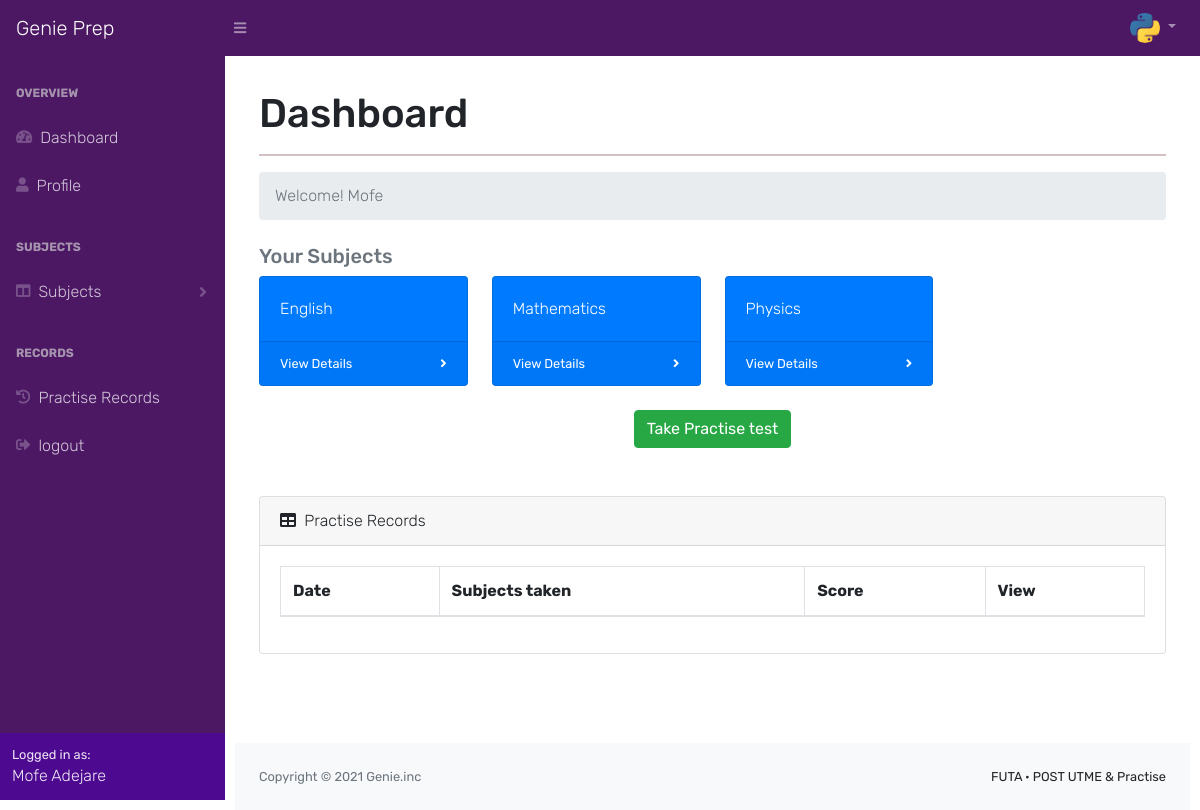
The page /dashboard (signed in) on the database its author committed.
### account/models.py (models this page shows, shortened)
class Genie_Users(models.Model):
    GENDER_CHOICES = (
        ('M', 'Male'),
        ('F', 'Female'),
    )
    """
    SCHOOLS = (
        ('FUTA', 'Federal University Of Technology Akure'),
    )
    """
    genieID = models.CharField(max_length=30)
    profileimg = models.ImageField(
        upload_to='profilepics', default='/static/img/profile_placeholder.jpg')
    first_name = models.CharField(max_length=100)
    last_name = models.CharField(max_length=100)
    gender = models.CharField(max_length=1, choices=GENDER_CHOICES)
    email = models.EmailField(max_length=100, unique=True)
    phone_number = models.CharField(max_length=20)
    username = models.CharField(max_length=20, null=False)
    password = models.CharField(max_length=100)
    subjects = models.ManyToManyField(Subjects)
    institution = models.ForeignKey(Schools, on_delete=models.CASCADE)
    course = models.ForeignKey(Courses, on_delete=models.CASCADE)
    cutoff = models.CharField(max_length=20)
    jamb_score = models.CharField(max_length=20)
    asp_score = models.CharField(max_length=20)
    date_joined = models.DateTimeField(auto_now_add=False, auto_now=True)
    class Meta:
        ordering = ('date_joined')
    class Meta:
        db_table = "Users_tb"
        verbose_name = "Genie User"
        verbose_name_plural = "Genie Users"

### practise/models.py (models this page shows, shortened)
class Subjects(models.Model):
    code = models.CharField(max_length=20)
    name = models.CharField(max_length=100)
    short_name = models.CharField(max_length=30)
    date_added = models.DateTimeField(auto_now_add=False, auto_now=True)
    class Meta:
        ordering = ('date_added')
    class Meta:
        db_table = "Subjects_tb"
        verbose_name = "Subject"
        verbose_name_plural = "Subjects"

### account/views.py (the view)
# urls.py: path('dashboard', views.dashview, name="dashboard"),
def dashview(request):
    try:
        userID = request.session['GenieUser']
    except:
        return redirect('login')
    user = Genie_Users.objects.get(id=userID)
    subj = [{'code':s.code, 'name':s.name } for s in user.subjects.all() ]
    record_logs = TestLogs.objects.filter(Uid=user.id)
    response = render(request, 'dashboard/dashmain.html', {'user':user, 'records':record_logs})
    response.set_cookie('subjects', str(subj))
    return response

### templates/dashboard/dashmain.html (shortened to what this page needs)
{% extends 'dashboard/dashBase.html' %}{% load static %} {% block nav-content %}
<a class="nav-link dropdown-toggle" id="userDropdown" href="#" role="button" data-toggle="dropdown" aria-haspopup="true" aria-expanded="false">
    <i>
        <img src="/media/{{user.profileimg}}" class="img-responsive img-circle visible-lg visible-md visible-sm" alt="Profile Image" width="30px" height="30px" style="border-radius: 50%;">
    </i>
</a>
{% endblock %} {% block content %}
<div id="layoutSidenav">
    <div id="layoutSidenav_nav">
        <nav class="sb-sidenav accordion sb-sidenav-dash" id="sidenavAccordion">
            <div class="sb-sidenav-menu">
                <div class="nav">
                    <div class="sb-sidenav-menu-heading">Overview</div>
                    <a class="nav-link" id="dash-btn" href="#dashboard">
                        <div class="sb-nav-link-icon"><i class="fas fa-tachometer-alt"></i></div>
                        Dashboard
                    </a>
                    <a class="nav-link" id="profile-btn" href="#profile">
                        <div class="sb-nav-link-icon"><i class="fas fa-user"></i></div>
                        Profile
                    </a>
                    <div class="sb-sidenav-menu-heading">Subjects</div>
                    <a class="nav-link collapsed" href="#subjects" data-toggle="collapse" data-target="#collapseLayouts" aria-expanded="false" aria-controls="collapseLayouts">
                        <div class="sb-nav-link-icon"><i class="fas fa-columns"></i></div>
                        Subjects
                        <div class="sb-sidenav-collapse-arrow"><i class="fas fa-angle-down"></i></div>
                    </a>
                    <div class="sb-sidenav-menu-heading">Records</div>
                    <a class="nav-link" id="record-btn" href="#record">
                        <div class="sb-nav-link-icon"><i class="fas fa-history"></i></div>
                        Practise Records
                    </a>
                    <a class="nav-link" href="/">
                        <div class="sb-nav-link-icon"><i class="fas fa-sign-out-alt"></i></div>
                        logout
                    </a>
                </div>
            </div>
            <div class="sb-sidenav-footer-dash">
                <div class="small">Logged in as:</div>
                {{user.first_name}} {{user.last_name}}
            </div>
        </nav>
    </div>
    <div id="layoutSidenav_content">
        <main>
            <div class="container-fluid">
                <div id="dashy">
                    <h1 class="mt-4">Dashboard</h1>
                    <hr>
                    <nav aria-label="breadcrumb" class="main-breadcrumb">
                        <ol class="breadcrumb mb-4">
                            <li class="breadcrumb-item active">Welcome! {{user.first_name}}</li>
                        </ol>
                    </nav>
                    <h5 class="text-muted">Your Subjects</h5>
                    <div class="row">
                        {% for sub in user.subjects.all %}
                        <div class="col-xl-3 col-md-6">
                            <div class="card bg-primary text-white mb-4">
                                <div class="card-body">{{sub.name}}</div>
                                <div class="card-footer d-flex align-items-center justify-content-between">
                                    <a class="small text-white stretched-link" href="#">View Details</a>
                                    <div class="small text-white"><i class="fas fa-angle-right"></i></div>
                                </div>
                            </div>
                        </div>
                        {% endfor %}
                    </div>
                    <div class="row text-center mb-5 mt-0">
                        <div class="col">
                            <a class="btn btn-success" href="{% url 'practise' %}">Take Practise test</a>
                        </div>
                    </div>
                    <div class="card mb-4">
                        <div class="card-header">
                            <i class="fas fa-table mr-1"></i> Practise Records
                        </div>
                        <div class="card-body">
                            <div class="table-responsive">
                                <table class="table table-bordered" id="dataTable" width="100%" cellspacing="0">
                                    <thead>
                                        <tr>
                                            <th>Date</th>
                                            <th>Subjects taken</th>
                                            <th>Score</th>
                                            <th>View</th>
                                        </tr>
                                    </thead>
                                </table>
                            </div>
                        </div>
                    </div>
                </div>
            </div>
        </main>
        <footer class="py-4 bg-light mt-auto">
            <div class="container-fluid">
                <div class="d-flex align-items-center justify-content-between small">
                    <div class="text-muted">Copyright &copy; 2021 Genie.inc</div>
                    <div>
                        <span>FUTA &middot;
                        POST UTME &amp; Practise</span>
                    </div>
                </div>
            </div>
        </footer>
    </div>
</div>
{% endblock %}

### static/css/dashboard/dashBase.css (style rules this page uses)
body { font-family: 'Rubik', sans-serif; font-weight: 200; margin: 10px; padding: 0px; }
hr { border: 1px solid rgb(211, 193, 193); }

### rows shown on the page
Genie_Users: profileimg (picture), first_name "Mofe", last_name "Adejare"
Subjects: name "English"
Subjects: name "Mathematics"
Subjects: name "Physics"
